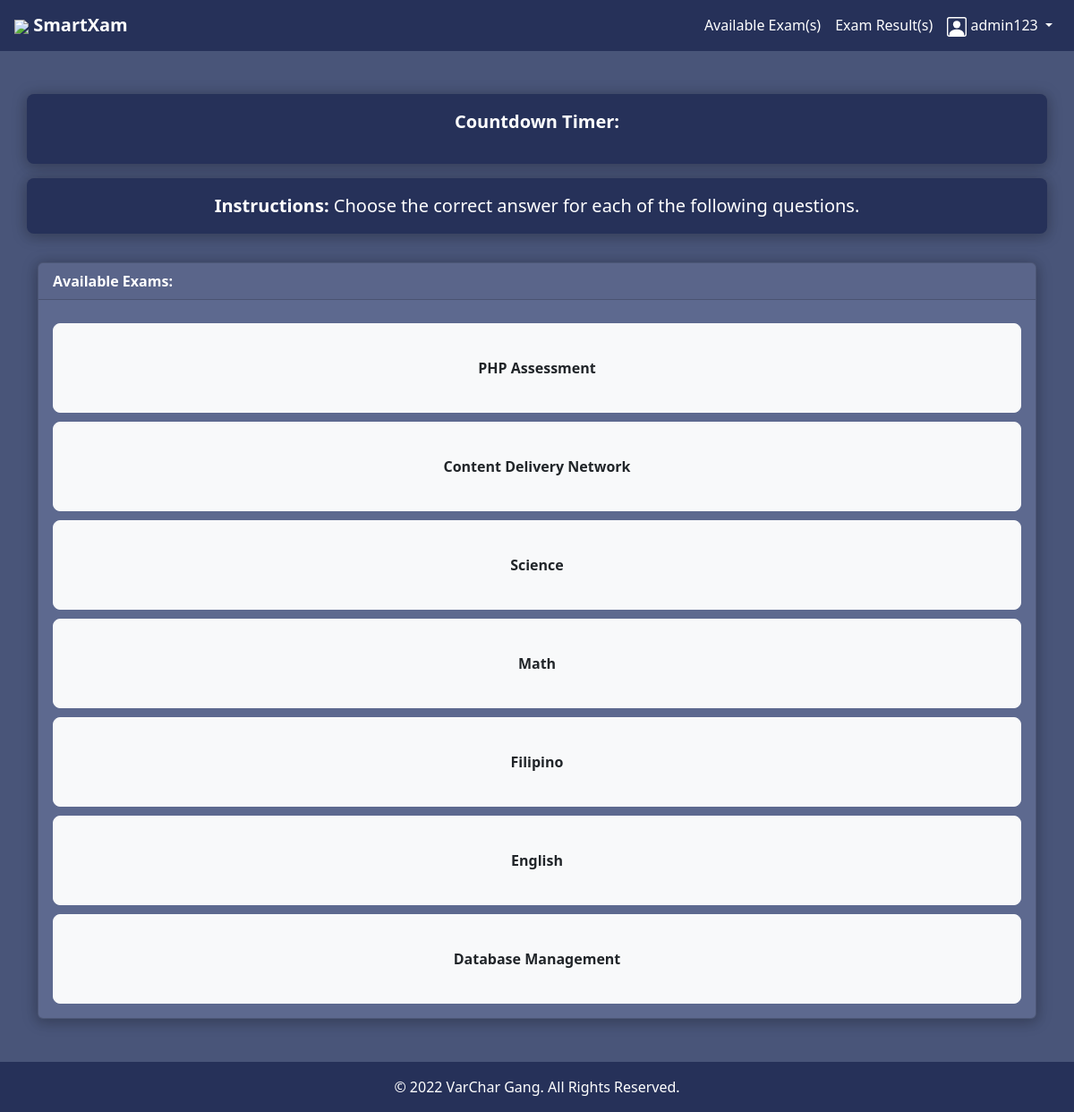
Page /select-exam.php (signed in) on the committed database.
### tables this page shows
CREATE TABLE `exam_category` (
  `id` int(11) NOT NULL,
  `category` varchar(250) NOT NULL,
  `exam_time_in_minutes` varchar(5) NOT NULL
);

### select-exam.php (the view, shortened to what this page needs)
<?php
	include 'connection.php';
?>
<!DOCTYPE html>
<html>
<head>
<?php
	include "header.php";
?>
<div class="container pt-3 pb-5 d-flex justify-content-center">
  <div class="col-sm" >
    <div class="card shadow-custom" style="border-radius: 8 px; background-color: #5D698F;">
      <div class="card-header d-flex justify-content-start text-white">
      	<strong>Available Exams:</strong>
      </div>
          <div class="card-body card-block">
		    <?php
		  		$res = mysqli_query($con,"select * from exam_category");
		  		while ($row = mysqli_fetch_array($res))
		  		{
		  	?>
	    <input type="button" class="btn btn-light w-100 text-dark"
	    value="<?php echo $row["category"]; ?>"
	    style="margin-top: 10px; height: 100px; border-radius: 8px; font-weight: bold;"
	    onclick="set_exam_type_session(this.value);">
		<?php
  		}
  	?>
          </div>
    </div>
  </div>
</div>
<?php
	include "footer.php";
?>
</body>
</html>

### select-exam.php (style rules this page uses)
.shadow-custom { box-shadow: 0 2px 17px 0 rgba(0, 0, 0, .25), 0 3px 10px 5px rgba(0, 0, 0, 0.05) !important; border-radius: 15px; }

### header.php (style rules this page uses)
.shadow-custom { -webkit-box-shadow: 2px 4px 13px 0px rgba(0,0,0,0.5); -moz-box-shadow: 2px 4px 13px 0px rgba(0,0,0,0.5); box-shadow: 2px 4px 13px 0px rgba(0,0,0,0.5); }

### rows in the picture
exam_category: category "PHP Assessment"
exam_category: category "Content Delivery Network"
exam_category: category "Science"
exam_category: category "Math"
exam_category: category "Filipino"
exam_category: category "English"
exam_category: category "Database Management"

### other values in the picture
$_SESSION['Username'] "admin123"
